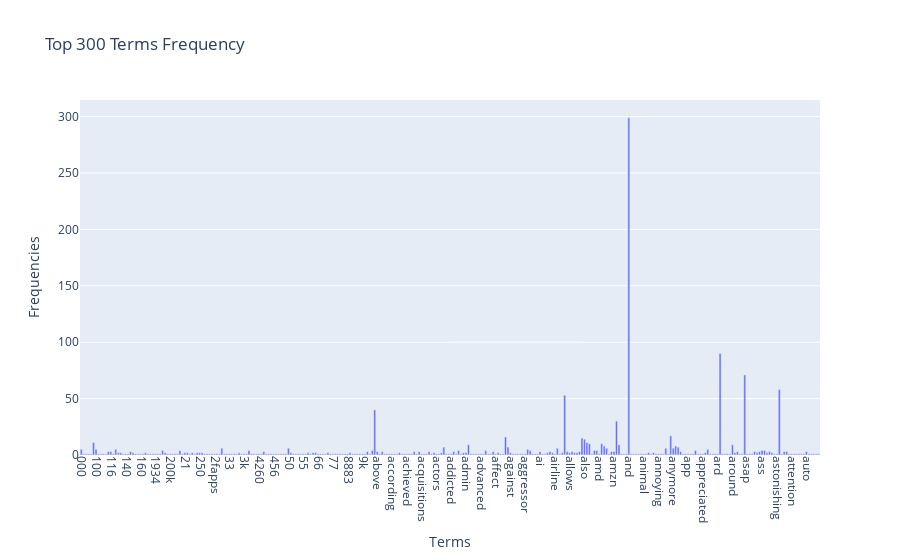

The cell this chart's notebook holds for it:
### Code cell
import plotly.express as px

fig = px.bar(
    x = count_vect.get_feature_names_out()[:300],
    y = term_frequencies[:300],                     # choose top 300 terms
    labels={'x':'Terms', 'y':'Frequencies'},
    title="Top 300 Terms Frequency"
)
fig.update_layout(xaxis_tickangle=90)  
fig.show()

### Figure 1 — Plotly figure (JSON) as saved in the notebook; plotly's stock layout.template omitted (floating-point values rounded to 4 significant figures; data arrays with more than 128 entries replaced by an {"elided": "..."} marker saying what was removed)
{"data": [{"hovertemplate": "Terms=%{x}<br>Frequencies=%{y}<extra></extra>", "legendgroup": "", "marker": {"color": "#636efa", "pattern": {"shape": ""}}, "name": "", "orientation": "v", "showlegend": false, "textposition": "auto", "type": "bar", "x": {"elided": "300 str values"}, "xaxis": "x", "y": {"elided": "300 int values"}, "yaxis": "y"}], "layout": {"barmode": "relative", "legend": {"tracegroupgap": 0}, "title": {"text": "Top 300 Terms Frequency"}, "xaxis": {"anchor": "y", "domain": [0, 1], "tickangle": 90, "title": {"text": "Terms"}}, "yaxis": {"anchor": "x", "domain": [0, 1], "title": {"text": "Frequencies"}}}}
